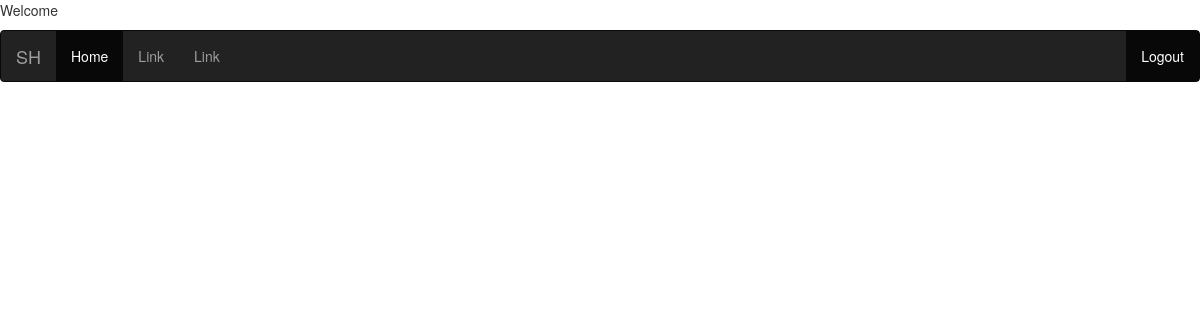
Page /user/home/ on the earlier database version.
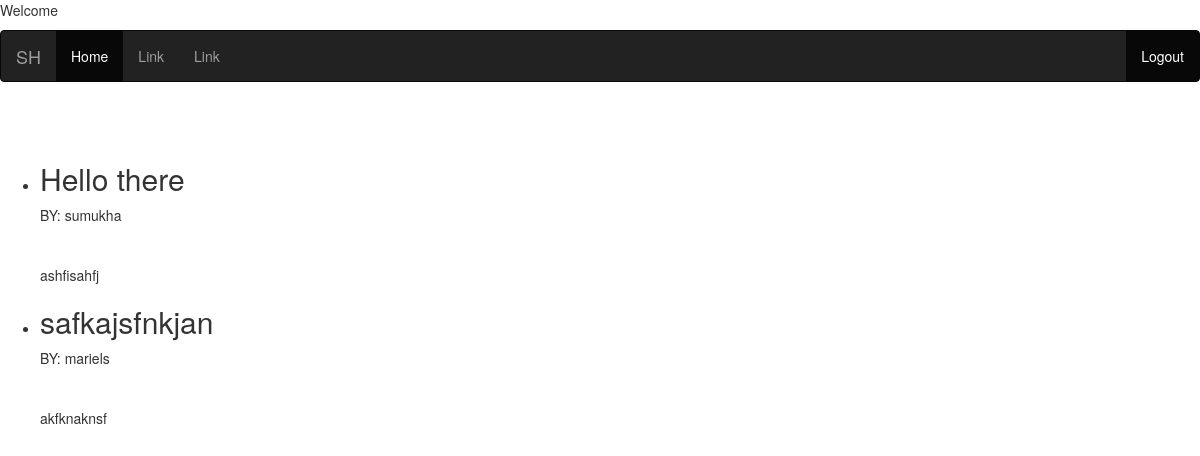
Same page on the later database version.
### Post_UserInfo_comment/models.py (models this page shows, shortened)
class Post_Model(models.Model):
	author=models.ForeignKey(User,on_delete=models.CASCADE,null=True)
	title=models.TextField(blank=True,null=True)
	content=models.TextField()

### Post_UserInfo_comment/views.py (the view)
# urls.py: path('user/home/',postview.UserHome.as_view(),name='user_home'),
class UserHome(ListView):
	model=Post_Model
	context_object_name='post'
	template_name='Post_Userinfo_comment/list.html'

### templates/Post_Userinfo_comment/list.html
{% extends 'base.html'%}
{% block content %}
{% for post in post %}
<ul>
	<li>
		<h2>{{post.title}}</h2>
	<p>BY:
		{{post.author}}
		<br>
		<br>
		<br>
		{{post.content}}
	</p>
	</li>
</ul>
{% endfor %}
{% endblock %}

Differences in the rows shown:
added Post_Model: title "Hello there", author "sumukha", content "ashfisahfj"
added Post_Model: title "safkajsfnkjan", author "mariels", content "akfknaknsf"
